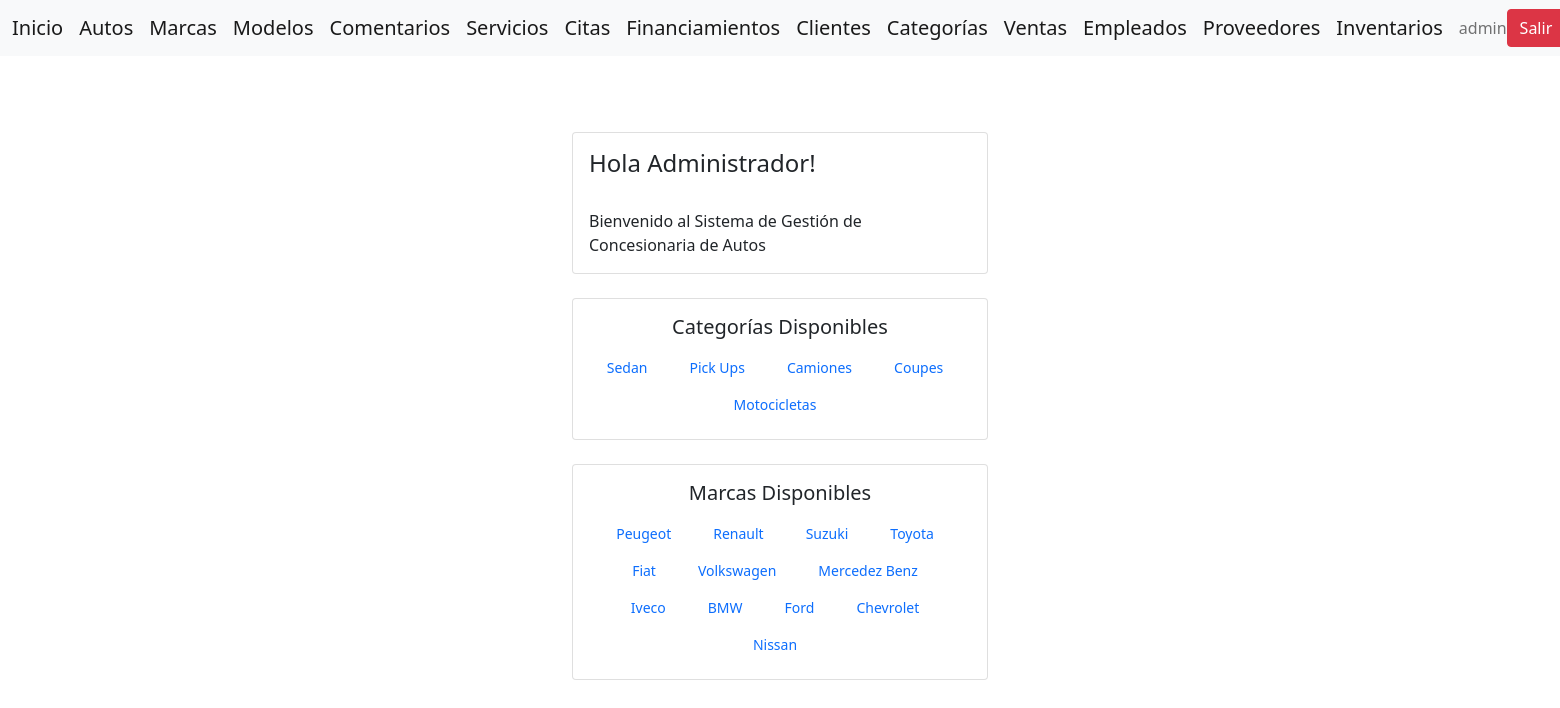
The app's page / (signed in) with its own data.
### gestion/models.py (models this page shows, shortened)
class Categoria(models.Model):
    nombre = models.CharField(max_length=100)

class Marca(models.Model):
    nombre = models.CharField(max_length=100)

### home/views.py (the view)
# urls.py: path('', IndexView.as_view(), name='index'),
class IndexView(LoginRequiredMixin, TemplateView):
    template_name = 'home/index.html'
    login_url = 'login'
    def get_context_data(self, **kwargs):
        context = super().get_context_data(**kwargs)
        context['user'] = self.request.user
        return context

### gestion/context_processors.py (called while the page is built)
def user_info(request):
    user = request.user if request.user.is_authenticated else None
    return {
        'authenticated_user': user
    }

def all_brands(request):
    brands = cache.get('brands')
    if brands is None:
        brands = Marca.objects.all()
        cache.set('brands', brands, 36000)  # Cache por 10 horas (36000 segundos)
    return {'all_brands': brands}

def all_categories(request):
    categories = cache.get('categories')
    if categories is None:
        categories = Categoria.objects.all()  # Devuelve objetos completos
        cache.set('categories', categories, 36000)  # Cache por 10 horas (36000 segundos)
    return {'all_categories': categories}

### home/templates/home/index.html (shortened to what this page needs)
{% extends 'home/base.html' %}
{% block content %}
<div class="row" style="margin-top: 2cm;">
    <div class="col"></div>
    <div class="col">
        <div class="card">
            <div class="card-body">
                <h4 class="card-title">
                    Hola
                    {% if authenticated_user %}
                        {{ authenticated_user.first_name }}!
                    {% else %}
                        Invitado
                    {% endif %}
                </h4>
                <br>
                <p class="card-text">Bienvenido al Sistema de Gestión de Concesionaria de Autos</p>
            </div>
        </div>
        <div class="card mt-4">
            <div class="card-body">
                <h5 class="card-title text-center" style="margin-bottom: 10px;">Categorías Disponibles</h5>
                <div style="display: flex; justify-content: center; flex-wrap: wrap;">
                    {% for category in all_categories %}
                        <a class="nav-link" href="{% url 'categoria-detail' category.id %}" style="margin-right: 10px; white-space: nowrap; font-size: 14px;">{{ category.nombre }}</a>
                    {% endfor %}
                </div>
            </div>
        </div>
        <div class="card mt-4">
            <div class="card-body">
                <h5 class="card-title text-center" style="margin-bottom: 10px;">Marcas Disponibles</h5>
                <div style="display: flex; justify-content: center; flex-wrap: wrap;">
                    {% for brand in all_brands %}
                        <a class="nav-link" href="{% url 'marca-detail' brand.id %}" style="margin-right: 10px; white-space: nowrap; font-size: 14px;">{{ brand.nombre }}</a>
                    {% endfor %}
                </div>
            </div>
        </div>
    </div>
    <div class="col"></div>
</div>
{% endblock %}

### home/templates/home/base.html (shortened to what this page needs)
<!DOCTYPE html>
<html lang="es">
<head>
    {% load static %}
    <link href="https://cdn.jsdelivr.net/npm/bootstrap@5.1.3/dist/css/bootstrap.min.css" rel="stylesheet">
</head>
<body class="{% if 'login' in request.path or 'register' in request.path %}auth-body{% endif %}">
    <nav class="navbar navbar-expand-lg navbar-light bg-light">
        <div class="container-fluid">
            <a class="navbar-brand" href="{% url 'index' %}">Inicio</a>
            <a class="navbar-brand" href="{% url 'auto-list' %}">Autos</a>
            <a class="navbar-brand" href="{% url 'marca-list' %}">Marcas</a>
            <a class="navbar-brand" href="{% url 'modelo-list' %}">Modelos</a>
            <a class="navbar-brand" href="{% url 'comentario-list' %}">Comentarios</a>
            <a class="navbar-brand" href="{% url 'servicio-list' %}">Servicios</a>
            <a class="navbar-brand" href="{% url 'cita-list' %}">Citas</a>
            <a class="navbar-brand" href="{% url 'financiamiento-list' %}">Financiamientos</a>
            {% if authenticated_user %}
                {% if authenticated_user.is_staff %}
                    <a class="navbar-brand" href="{% url 'cliente-list' %}">Clientes</a>
                    <a class="navbar-brand" href="{% url 'categoria-list' %}">Categorías</a>
                    <a class="navbar-brand" href="{% url 'venta-list' %}">Ventas</a>
                    <a class="navbar-brand" href="{% url 'empleado-list' %}">Empleados</a>
                    <a class="navbar-brand" href="{% url 'proveedor-list' %}">Proveedores</a>
                    <a class="navbar-brand" href="{% url 'inventario-list' %}">Inventarios</a>
                {% endif %}
                <span class="navbar-text">{{ authenticated_user.username }}</span>
                <a href="{% url 'logout' %}" class="btn btn-danger">Salir</a>
            {% endif %}
        </div>
    </nav>
    <div class="container mt-4">
        {% block content %}
        {% endblock %}
    </div>
</body>
</html>

### records on screen
Categoria: nombre "Sedan"
Categoria: nombre "Pick Ups"
Categoria: nombre "Camiones"
Categoria: nombre "Coupes"
Categoria: nombre "Motocicletas"
Marca: nombre "Peugeot"
Marca: nombre "Renault"
Marca: nombre "Suzuki"
Marca: nombre "Toyota"
Marca: nombre "Fiat"
Marca: nombre "Volkswagen"
Marca: nombre "Mercedez Benz"
Marca: nombre "Iveco"
Marca: nombre "BMW"
Marca: nombre "Ford"
Marca: nombre "Chevrolet"
Marca: nombre "Nissan"

### other values on screen
{{ authenticated_user.username }} "admin"
{{ authenticated_user.first_name }} "Administrador"
